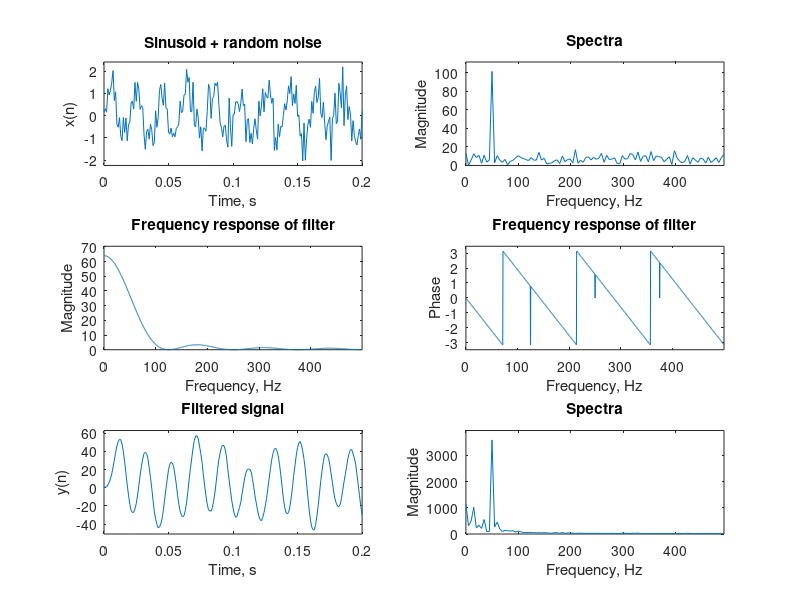

Here is the MATLAB script that generated this plot:
% This demo program was developed Hsiao-Lung Chan, Ph.D. October 30, 2009
% Six-point average

clf

fs=1000;
t=0:1/fs:0.2;
x = sin(2*pi*50*t) + 0.5*randn(size(t));
subplot(3,2,1)
plot(t,x)
ylabel('x(n)')
xlabel('Time, s')
title('Sinusoid + random noise')
axis([min(t) max(t) min(x)*1.1 max(x)*1.1])

Xf=fft(x);
resolution=fs/length(Xf);
f=(0:length(Xf)-1)*resolution;
Xf_magnitude = abs(Xf); 
subplot(3,2,2)
index=1:length(Xf_magnitude)/2;
plot(f(index),Xf_magnitude(index))
xlabel('Frequency, Hz')
ylabel('Magnitude')
title('Spectra')
axis([min(f(index)) max(f(index)) 0 max(Xf_magnitude(index))*1.1])

b=[1 0 0 0 0 0 0 0 -2 0 0 0 0 0 0 0 1];
a=[1 -2 1];
% b=Num;
% a=Den;
NFFT=1024;
[h,f] = freqz(b,a,NFFT);
f=f/pi*fs/2;
h_magnitude=abs(h);
h_phase=angle(h);
subplot(3,2,3)
plot(f,h_magnitude);
axis([min(f) max(f) 0 max(h_magnitude)*1.1])
xlabel('Frequency, Hz')
ylabel('Magnitude')
title('Frequency response of filter')

subplot(3,2,4)
plot(f,h_phase);
axis([min(f) max(f) min(h_phase)*1.1 max(h_phase)*1.1])
xlabel('Frequency, Hz')
ylabel('Phase')
title('Frequency response of filter')


y=filter(b,a,x);

t=(0:length(y)-1)/fs;
subplot(3,2,5)
plot(t,y)
ylabel('y(n)')
xlabel('Time, s')
title('Filtered signal')
axis([min(t) max(t) min(y)*1.1 max(y)*1.1])

Yf=fft(y);
resolution=fs/length(Yf);
f=(0:length(Yf)-1)*resolution;
Yf_magnitude = abs(Yf);
subplot(3,2,6)
index=1:length(Yf_magnitude)/2;
plot(f(index),Yf_magnitude(index))
xlabel('Frequency, Hz')
ylabel('Magnitude')
title('Spectra')
axis([min(f(index)) max(f(index)) 0 max(Yf_magnitude(index))*1.1])


